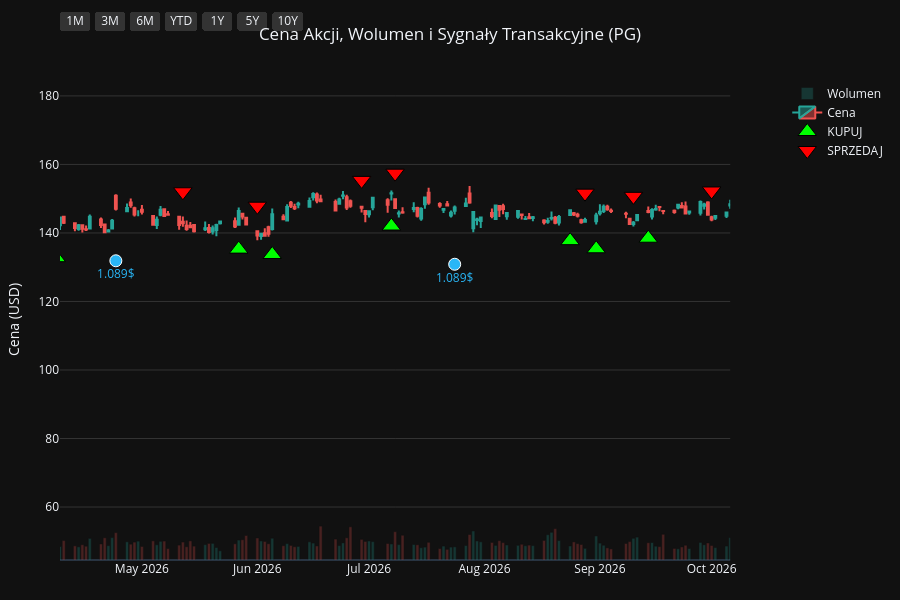
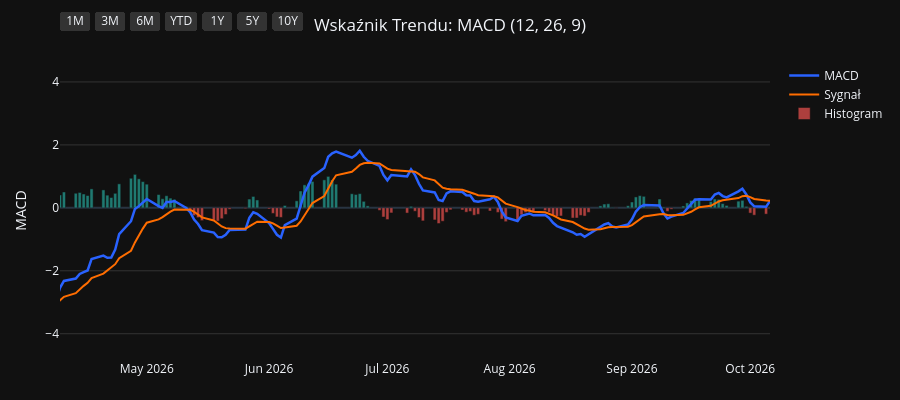
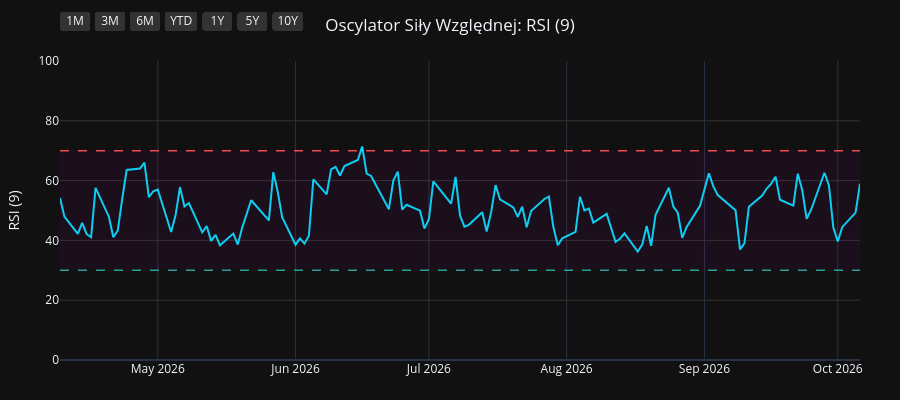
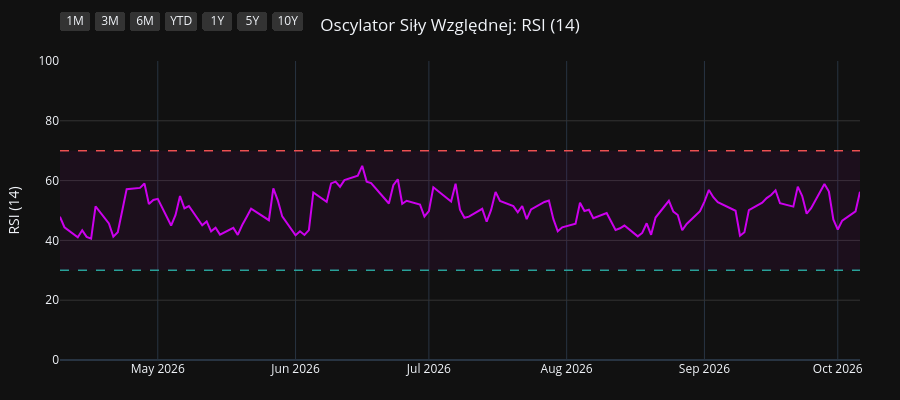

Here is the notebook cell these charts were saved with, in order:
### Code cell
import os
import yfinance as yf
import pandas as pd
import pandas_ta as ta
import plotly.graph_objects as go
from plotly.subplots import make_subplots

# 1. Pobranie i przygotowanie danych
symbol = os.environ.get("STOCK_TICKER", "").strip().upper()
if not symbol:
    raise RuntimeError("Set STOCK_TICKER before running price_extractor.ipynb")
df = yf.Ticker(symbol).history(period="10y")
df.index = df.index.tz_localize(None)

# Wskaźniki i sygnały
df.ta.macd(fast=12, slow=26, signal=9, append=True)
df.ta.rsi(length=9, append=True)
df.ta.rsi(length=14, append=True)
df.ta.rsi(length=21, append=True)
df.dropna(inplace=True)

macd = df['MACD_12_26_9']
signal = df['MACDs_12_26_9']
wczorajszy_macd = macd.shift(1)
wczorajszy_signal = signal.shift(1)

df['Decyzja'] = 'BRAK'
df.loc[(macd > signal) & (wczorajszy_macd <= wczorajszy_signal), 'Decyzja'] = 'KUPUJ'
df.loc[(macd < signal) & (wczorajszy_macd >= wczorajszy_signal), 'Decyzja'] = 'SPRZEDAJ'

df_kupuj = df[df['Decyzja'] == 'KUPUJ']
df_sprzedaj = df[df['Decyzja'] == 'SPRZEDAJ']
df_dywidendy = df[df['Dividends'] > 0]
df_splity = df[df['Stock Splits'] > 0]

# Wspólna konfiguracja osi X
konfiguracja_osi_x = dict(
    type="date",
    showspikes=True, spikemode="across", spikesnap="cursor", spikedash="dot", spikecolor="#ffffff", spikethickness=1, hoverformat="%Y-%m-%d",
    rangeselector=dict(
        buttons=list([
            dict(count=1, label="1M", step="month", stepmode="backward"),
            dict(count=3, label="3M", step="month", stepmode="backward"),
            dict(count=6, label="6M", step="month", stepmode="backward"),
            dict(count=1, label="YTD", step="year", stepmode="todate"),
            dict(count=1, label="1Y", step="year", stepmode="backward"),
            dict(count=5, label="5Y", step="year", stepmode="backward"),
            dict(step="all", label="10Y")
        ]),
        bgcolor="#333333", activecolor="#2962ff", x=0, y=1.1
    )
)

# ==========================================
# WYKRES 1: CENA + WOLUMEN + SYGNAŁY
# ==========================================
fig1 = make_subplots(specs=[[{"secondary_y": True}]])

kolory_wolumenu = ['#26a69a' if row['Close'] >= row['Open'] else '#ef5350' for index, row in df.iterrows()]
fig1.add_trace(go.Bar(x=df.index, y=df['Volume'], marker_color=kolory_wolumenu, opacity=0.25, name='Wolumen'), secondary_y=True)
fig1.add_trace(go.Candlestick(x=df.index, open=df['Open'], high=df['High'], low=df['Low'], close=df['Close'], name='Cena', increasing_line_color='#26a69a', decreasing_line_color='#ef5350'), secondary_y=False)
fig1.add_trace(go.Scatter(x=df_kupuj.index, y=df_kupuj['Low'] * 0.95, customdata=df_kupuj[['Low', 'High']], mode='markers', marker=dict(symbol='triangle-up', size=16, color='#00ff00', line=dict(width=1, color='black')), name='KUPUJ', hovertemplate='KUPUJ<br>Najniższa: %{customdata[0]:.2f}<br>Najwyższa: %{customdata[1]:.2f}<extra></extra>'), secondary_y=False)
fig1.add_trace(go.Scatter(x=df_sprzedaj.index, y=df_sprzedaj['High'] * 1.05, customdata=df_sprzedaj[['Low', 'High']], mode='markers', marker=dict(symbol='triangle-down', size=16, color='#ff0000', line=dict(width=1, color='black')), name='SPRZEDAJ', hovertemplate='SPRZEDAJ<br>Najniższa: %{customdata[0]:.2f}<br>Najwyższa: %{customdata[1]:.2f}<extra></extra>'), secondary_y=False)

if not df_dywidendy.empty:
    fig1.add_trace(go.Scatter(x=df_dywidendy.index, y=df_dywidendy['Low'] * 0.90, mode='markers+text', marker=dict(symbol='circle', size=12, color='#29b6f6', line=dict(width=1, color='white')), text=df_dywidendy['Dividends'].apply(lambda x: f"{x}$"), textposition="bottom center", name='Dywidenda', showlegend=False, hovertemplate='Dywidenda: %{text}<extra></extra>', textfont=dict(color="#29b6f6")), secondary_y=False)
if not df_splity.empty:
                    fig1.add_trace(go.Scatter(x=df_splity.index, y=df_splity['High'], mode='markers+text', marker=dict(symbol='star', size=16, color='#ffee58', line=dict(width=1, color='black')), text=df_splity['Stock Splits'].apply(lambda x: f"{x:g}:1" if x >= 1 else f"1:{1 / x:g}"), textposition="top center", name='Split', hovertemplate='%{text}<extra></extra>', textfont=dict(color="#ffee58")), secondary_y=False)

fig1.update_layout(title=dict(text=f"Cena Akcji, Wolumen i Sygnały Transakcyjne ({symbol})", x=0.5, xanchor='center'), dragmode='pan', xaxis_rangeslider_visible=False, template='plotly_dark', height=600, hovermode='x unified', margin=dict(l=60, r=40, t=60, b=40))
fig1.update_xaxes(**konfiguracja_osi_x)
fig1.update_xaxes(range=[df.index.max() - pd.Timedelta(days=180), df.index.max()])
fig1.update_yaxes(title_text="Cena (USD)", secondary_y=False, gridcolor='#333333')
fig1.update_yaxes(range=[0, df['Volume'].max() * 4], showgrid=False, showticklabels=False, secondary_y=True)
fig1.show(config={'scrollZoom': True})

# ==========================================
# WYKRES 2: WSKAŹNIK MACD
# ==========================================
fig2 = go.Figure()
fig2.add_trace(go.Scatter(x=df.index, y=df['MACD_12_26_9'], line=dict(color='#2962ff', width=2.5), name='MACD'))
fig2.add_trace(go.Scatter(x=df.index, y=df['MACDs_12_26_9'], line=dict(color='#ff6d00', width=2), name='Sygnał'))
kolory_macd = ['#26a69a' if val >= 0 else '#ef5350' for val in df['MACDh_12_26_9']]
fig2.add_trace(go.Bar(x=df.index, y=df['MACDh_12_26_9'], marker_color=kolory_macd, name='Histogram', opacity=0.7))
fig2.update_layout(title=dict(text="Wskaźnik Trendu: MACD (12, 26, 9)", x=0.5, xanchor='center'), dragmode='pan', xaxis_rangeslider_visible=False, template='plotly_dark', height=400, hovermode='x unified', margin=dict(l=60, r=40, t=60, b=40))
fig2.update_xaxes(**konfiguracja_osi_x)
fig2.update_xaxes(range=[df.index.max() - pd.Timedelta(days=180), df.index.max()])
fig2.update_yaxes(title_text="MACD", gridcolor='#333333')
fig2.show(config={'scrollZoom': True})

# ==========================================
# WYKRES 3: OSCYLATOR RSI (9)
# ==========================================
fig3 = go.Figure()
fig3.add_trace(go.Scatter(x=df.index, y=df['RSI_9'], line=dict(color='#00e5ff', width=2), name='RSI (9)'))
fig3.add_hline(y=70, line_dash="dash", line_color="#ef5350", line_width=1.5)
fig3.add_hline(y=30, line_dash="dash", line_color="#26a69a", line_width=1.5)
fig3.add_hrect(y0=30, y1=70, line_width=0, fillcolor="purple", opacity=0.1)
fig3.update_layout(title=dict(text="Oscylator Siły Względnej: RSI (9)", x=0.5, xanchor='center'), dragmode='pan', xaxis_rangeslider_visible=False, template='plotly_dark', height=400, hovermode='x unified', margin=dict(l=60, r=40, t=60, b=40))
fig3.update_xaxes(**konfiguracja_osi_x)
fig3.update_xaxes(range=[df.index.max() - pd.Timedelta(days=180), df.index.max()])
fig3.update_yaxes(title_text="RSI (9)", range=[0, 100], gridcolor='#333333')
fig3.show(config={'scrollZoom': True})

# ==========================================
# WYKRES 4: OSCYLATOR RSI (14)
# ==========================================
fig4 = go.Figure()
fig4.add_trace(go.Scatter(x=df.index, y=df['RSI_14'], line=dict(color='#d500f9', width=2), name='RSI (14)'))
fig4.add_hline(y=70, line_dash="dash", line_color="#ef5350", line_width=1.5)
fig4.add_hline(y=30, line_dash="dash", line_color="#26a69a", line_width=1.5)
fig4.add_hrect(y0=30, y1=70, line_width=0, fillcolor="purple", opacity=0.1)
fig4.update_layout(title=dict(text="Oscylator Siły Względnej: RSI (14)", x=0.5, xanchor='center'), dragmode='pan', xaxis_rangeslider_visible=False, template='plotly_dark', height=400, hovermode='x unified', margin=dict(l=60, r=40, t=60, b=40))
fig4.update_xaxes(**konfiguracja_osi_x)
fig4.update_xaxes(range=[df.index.max() - pd.Timedelta(days=180), df.index.max()])
fig4.update_yaxes(title_text="RSI (14)", range=[0, 100], gridcolor='#333333')
fig4.show(config={'scrollZoom': True})

# ==========================================
# WYKRES 5: OSCYLATOR RSI (21)
# ==========================================
fig5 = go.Figure()
fig5.add_trace(go.Scatter(x=df.index, y=df['RSI_21'], line=dict(color='#64dd17', width=2), name='RSI (21)'))
fig5.add_hline(y=70, line_dash="dash", line_color="#ef5350", line_width=1.5)
fig5.add_hline(y=30, line_dash="dash", line_color="#26a69a", line_width=1.5)
fig5.add_hrect(y0=30, y1=70, line_width=0, fillcolor="purple", opacity=0.1)
fig5.update_layout(title=dict(text="Oscylator Siły Względnej: RSI (21)", x=0.5, xanchor='center'), dragmode='pan', xaxis_rangeslider_visible=False, template='plotly_dark', height=400, hovermode='x unified', margin=dict(l=60, r=40, t=60, b=40))
fig5.update_xaxes(**konfiguracja_osi_x)
fig5.update_xaxes(range=[df.index.max() - pd.Timedelta(days=180), df.index.max()])
fig5.update_yaxes(title_text="RSI (21)", range=[0, 100], gridcolor='#333333')
fig5.show(config={'scrollZoom': True})

### Figure 1 — Plotly figure (JSON) as saved in the notebook; plotly's stock layout.template omitted (floating-point values rounded to 4 significant figures; data arrays with more than 128 entries replaced by an {"elided": "..."} marker saying what was removed)
{"data": [{"marker": {"color": {"elided": "2479 str values"}}, "name": "Wolumen", "opacity": 0.25, "type": "bar", "x": {"elided": "2479 str values"}, "xaxis": "x", "y": {"elided": "2479 int values"}, "yaxis": "y2"}, {"close": {"elided": "2479 float values"}, "decreasing": {"line": {"color": "#ef5350"}}, "high": {"elided": "2479 float values"}, "increasing": {"line": {"color": "#26a69a"}}, "low": {"elided": "2479 float values"}, "name": "Cena", "open": {"elided": "2479 float values"}, "type": "candlestick", "x": {"elided": "2479 str values"}, "xaxis": "x", "yaxis": "y"}, {"customdata": {"elided": "103x2 float values"}, "hovertemplate": "KUPUJ<br>Najniższa: %{customdata[0]:.2f}<br>Najwyższa: %{customdata[1]:.2f}<extra></extra>", "marker": {"color": "#00ff00", "line": {"color": "black", "width": 1}, "size": 16, "symbol": "triangle-up"}, "mode": "markers", "name": "KUPUJ", "type": "scatter", "x": ["2016-11-28T00:00:00", "2017-01-17T00:00:00", "2017-02-15T00:00:00", "2017-04-18T00:00:00", "2017-04-25T00:00:00", "2017-05-19T00:00:00", "2017-07-18T00:00:00", "2017-09-20T00:00:00", "2017-10-13T00:00:00", "2017-11-08T00:00:00", "2018-01-22T00:00:00", "2018-02-20T00:00:00", "2018-02-22T00:00:00", "2018-03-02T00:00:00", "2018-03-28T00:00:00", "2018-05-09T00:00:00", "2018-07-27T00:00:00", "2018-08-16T00:00:00", "2018-09-19T00:00:00", "2018-10-19T00:00:00", "2018-12-14T00:00:00", "2019-01-18T00:00:00", "2019-01-23T00:00:00", "2019-03-14T00:00:00", "2019-04-08T00:00:00", "2019-04-15T00:00:00", "2019-05-16T00:00:00", "2019-06-07T00:00:00", "2019-07-03T00:00:00", "2019-07-30T00:00:00", "2019-08-16T00:00:00", "2019-08-27T00:00:00", "2019-09-26T00:00:00", "2019-10-23T00:00:00", "2019-11-19T00:00:00", "2019-11-26T00:00:00", "2020-01-15T00:00:00", "2020-02-05T00:00:00", "2020-02-21T00:00:00", "2020-03-30T00:00:00", "2020-05-28T00:00:00", "2020-07-01T00:00:00", "2020-08-25T00:00:00", "2020-10-06T00:00:00", "2020-11-06T00:00:00", "2020-11-12T00:00:00", "2020-12-17T00:00:00", "2021-02-10T00:00:00", "2021-03-08T00:00:00", "2021-05-10T00:00:00", "2021-06-28T00:00:00", "2021-08-13T00:00:00", "2021-09-14T00:00:00", "2021-10-11T00:00:00", "2021-10-26T00:00:00", "2021-12-06T00:00:00", "2022-02-03T00:00:00", "2022-03-18T00:00:00", "2022-06-02T00:00:00", "2022-06-23T00:00:00", "2022-07-25T00:00:00", "2022-08-03T00:00:00", "2022-10-17T00:00:00", "2023-02-17T00:00:00", "2023-04-21T00:00:00", "2023-06-13T00:00:00", "2023-07-20T00:00:00", "2023-09-18T00:00:00", "2023-10-16T00:00:00", "2023-11-30T00:00:00", "2023-12-28T00:00:00", "2024-02-23T00:00:00", "2024-04-19T00:00:00", "2024-06-10T00:00:00", "2024-06-18T00:00:00", "2024-07-17T00:00:00", "2024-08-05T00:00:00", "2024-08-20T00:00:00", "2024-08-30T00:00:00", "2024-10-15T00:00:00", "2024-11-13T00:00:00", "2025-01-22T00:00:00", "2025-02-21T00:00:00", "2025-04-01T00:00:00", "2025-04-14T00:00:00", "2025-05-15T00:00:00", "2025-07-02T00:00:00", "2025-07-22T00:00:00", "2025-08-11T00:00:00", "2025-09-17T00:00:00", "2025-10-20T00:00:00", "2025-11-13T00:00:00", "2025-11-18T00:00:00", "2025-12-16T00:00:00", "2026-01-12T00:00:00", "2026-02-23T00:00:00", "2026-04-08T00:00:00", "2026-05-27T00:00:00", "2026-06-05T00:00:00", "2026-07-07T00:00:00", "2026-08-24T00:00:00", "2026-08-31T00:00:00", "2026-09-14T00:00:00"], "xaxis": "x", "y": [60.34, 61.15, 66.0, 66.39, 66.25, 63.44, 64.76, 70.02, 69.1, 65.26, 68.77, 61.42, 60.74, 59.41, 59.06, 54.85, 61.31, 63.51, 64.63, 66.05, 74.74, 71.42, 73.46, 79.02, 81.2, 82.21, 84.21, 85.12, 88.36, 94.47, 93.51, 95.25, 98.23, 97.5, 96.94, 96.36, 100.0, 101.0, 101.4, 88.71, 93.11, 96.36, 112.4, 113.2, 116.8, 115.7, 113.1, 105.6, 103.4, 112.7, 111.9, 119.2, 121.1, 118.4, 118.7, 126.3, 136.6, 125.3, 121.2, 118.1, 121.9, 120.5, 107.7, 118.4, 134.8, 125.9, 130.0, 134.8, 127.7, 132.6, 128.1, 142.4, 137.4, 148.6, 149.4, 149.7, 150.0, 151.3, 152.7, 155.6, 150.0, 148.9, 151.1, 154.0, 151.0, 145.5, 146.5, 143.0, 141.5, 146.2, 139.6, 137.2, 135.2, 134.4, 131.7, 150.0, 132.8, 135.3, 133.7, 142.0, 137.8, 135.4, 138.5], "yaxis": "y"}, {"customdata": {"elided": "103x2 float values"}, "hovertemplate": "SPRZEDAJ<br>Najniższa: %{customdata[0]:.2f}<br>Najwyższa: %{customdata[1]:.2f}<extra></extra>", "marker": {"color": "#ff0000", "line": {"color": "black", "width": 1}, "size": 16, "symbol": "triangle-down"}, "mode": "markers", "name": "SPRZEDAJ", "type": "scatter", "x": ["2017-01-10T00:00:00", "2017-02-14T00:00:00", "2017-03-02T00:00:00", "2017-04-21T00:00:00", "2017-04-26T00:00:00", "2017-06-27T00:00:00", "2017-08-23T00:00:00", "2017-09-21T00:00:00", "2017-10-20T00:00:00", "2018-01-02T00:00:00", "2018-01-23T00:00:00", "2018-02-21T00:00:00", "2018-03-01T00:00:00", "2018-03-22T00:00:00", "2018-04-19T00:00:00", "2018-07-19T00:00:00", "2018-08-10T00:00:00", "2018-08-23T00:00:00", "2018-09-25T00:00:00", "2018-11-20T00:00:00", "2018-12-17T00:00:00", "2019-01-22T00:00:00", "2019-02-25T00:00:00", "2019-04-04T00:00:00", "2019-04-10T00:00:00", "2019-04-23T00:00:00", "2019-05-22T00:00:00", "2019-06-27T00:00:00", "2019-07-23T00:00:00", "2019-08-05T00:00:00", "2019-08-23T00:00:00", "2019-09-10T00:00:00", "2019-10-02T00:00:00", "2019-11-05T00:00:00", "2019-11-22T00:00:00", "2019-12-23T00:00:00", "2020-01-31T00:00:00", "2020-02-11T00:00:00", "2020-02-24T00:00:00", "2020-04-29T00:00:00", "2020-06-24T00:00:00", "2020-08-19T00:00:00", "2020-08-26T00:00:00", "2020-10-22T00:00:00", "2020-11-09T00:00:00", "2020-11-18T00:00:00", "2021-01-13T00:00:00", "2021-02-26T00:00:00", "2021-04-14T00:00:00", "2021-05-27T00:00:00", "2021-08-11T00:00:00", "2021-08-23T00:00:00", "2021-09-16T00:00:00", "2021-10-21T00:00:00", "2021-11-30T00:00:00", "2022-01-06T00:00:00", "2022-02-07T00:00:00", "2022-05-02T00:00:00", "2022-06-09T00:00:00", "2022-07-20T00:00:00", "2022-07-29T00:00:00", "2022-08-24T00:00:00", "2022-12-15T00:00:00", "2023-04-18T00:00:00", "2023-05-04T00:00:00", "2023-07-11T00:00:00", "2023-08-14T00:00:00", "2023-09-20T00:00:00", "2023-11-20T00:00:00", "2023-12-05T00:00:00", "2024-02-12T00:00:00", "2024-02-26T00:00:00", "2024-05-23T00:00:00", "2024-06-12T00:00:00", "2024-06-25T00:00:00", "2024-07-30T00:00:00", "2024-08-15T00:00:00", "2024-08-28T00:00:00", "2024-09-18T00:00:00", "2024-10-23T00:00:00", "2024-12-09T00:00:00", "2025-02-18T00:00:00", "2025-03-12T00:00:00", "2025-04-04T00:00:00", "2025-04-24T00:00:00", "2025-06-06T00:00:00", "2025-07-09T00:00:00", "2025-07-31T00:00:00", "2025-09-15T00:00:00", "2025-09-18T00:00:00", "2025-11-04T00:00:00", "2025-11-17T00:00:00", "2025-12-04T00:00:00", "2026-01-05T00:00:00", "2026-02-19T00:00:00", "2026-03-03T00:00:00", "2026-05-12T00:00:00", "2026-06-01T00:00:00", "2026-06-29T00:00:00", "2026-07-08T00:00:00", "2026-08-28T00:00:00", "2026-09-10T00:00:00", "2026-10-01T00:00:00"], "xaxis": "x", "y": [68.04, 71.65, 74.39, 73.07, 73.66, 73.13, 76.43, 77.95, 74.76, 76.4, 75.54, 68.5, 66.39, 64.91, 63.99, 67.53, 69.72, 71.29, 71.98, 80.69, 83.02, 79.56, 87.1, 89.89, 91.05, 90.91, 93.48, 96.29, 102.0, 102.2, 105.6, 106.5, 108.7, 105.8, 106.7, 111.3, 113.0, 112.4, 112.6, 105.7, 105.7, 122.9, 125.6, 129.4, 133.2, 128.8, 125.1, 115.7, 123.8, 126.9, 132.3, 134.2, 134.1, 131.2, 138.0, 153.5, 151.6, 152.2, 138.0, 135.5, 134.7, 139.2, 144.7, 145.3, 151.0, 143.7, 152.8, 150.2, 147.5, 149.0, 154.9, 158.4, 166.2, 165.8, 167.0, 161.5, 168.8, 170.3, 175.0, 170.3, 173.9, 166.9, 173.0, 174.8, 163.1, 167.4, 160.3, 155.0, 161.7, 162.2, 153.6, 152.0, 151.4, 145.2, 165.5, 167.8, 152.0, 147.8, 155.3, 157.4, 151.6, 150.7, 152.2], "yaxis": "y"}, {"hovertemplate": "Dywidenda: %{text}<extra></extra>", "marker": {"color": "#29b6f6", "line": {"color": "white", "width": 1}, "size": 12, "symbol": "circle"}, "mode": "markers+text", "name": "Dywidenda", "showlegend": false, "text": ["0.67$", "0.69$", "0.69$", "0.69$", "0.69$", "0.717$", "0.717$", "0.717$", "0.717$", "0.746$", "0.746$", "0.746$", "0.746$", "0.791$", "0.791$", "0.791$", "0.791$", "0.87$", "0.87$", "0.87$", "0.87$", "0.913$", "0.913$", "0.913$", "0.913$", "0.941$", "0.941$", "0.941$", "0.941$", "1.007$", "1.007$", "1.007$", "1.007$", "1.057$", "1.057$", "1.057$", "1.057$", "1.089$", "1.089$"], "textfont": {"color": "#29b6f6"}, "textposition": "bottom center", "type": "scatter", "x": ["2017-01-18T00:00:00", "2017-04-19T00:00:00", "2017-07-19T00:00:00", "2017-10-19T00:00:00", "2018-01-18T00:00:00", "2018-04-19T00:00:00", "2018-07-19T00:00:00", "2018-10-18T00:00:00", "2019-01-17T00:00:00", "2019-04-17T00:00:00", "2019-07-18T00:00:00", "2019-10-17T00:00:00", "2020-01-23T00:00:00", "2020-04-23T00:00:00", "2020-07-23T00:00:00", "2020-10-22T00:00:00", "2021-01-21T00:00:00", "2021-04-22T00:00:00", "2021-07-22T00:00:00", "2021-10-21T00:00:00", "2022-01-20T00:00:00", "2022-04-21T00:00:00", "2022-07-21T00:00:00", "2022-10-20T00:00:00", "2023-01-19T00:00:00", "2023-04-20T00:00:00", "2023-07-20T00:00:00", "2023-10-19T00:00:00", "2024-01-18T00:00:00", "2024-04-18T00:00:00", "2024-07-19T00:00:00", "2024-10-18T00:00:00", "2025-01-24T00:00:00", "2025-04-21T00:00:00", "2025-07-18T00:00:00", "2025-10-24T00:00:00", "2026-01-23T00:00:00", "2026-04-24T00:00:00", "2026-07-24T00:00:00"], "xaxis": "x", "y": [58.89, 62.78, 61.93, 64.92, 64.36, 53.75, 56.93, 58.99, 67.15, 78.85, 86.48, 88.36, 94.3, 90.63, 97.04, 109.6, 102.0, 105.4, 108.2, 110.8, 128.2, 130.8, 112.6, 103.4, 116.8, 124.3, 123.2, 123.2, 123.7, 132.2, 142.5, 144.5, 140.8, 142.7, 134.3, 133.4, 132.8, 131.9, 130.9], "yaxis": "y"}], "layout": {"dragmode": "pan", "height": 600, "hovermode": "x unified", "margin": {"b": 40, "l": 60, "r": 40, "t": 60}, "title": {"text": "Cena Akcji, Wolumen i Sygnały Transakcyjne (PG)", "x": 0.5, "xanchor": "center"}, "xaxis": {"anchor": "y", "domain": [0.0, 0.94], "hoverformat": "%Y-%m-%d", "range": ["2026-04-09T00:00:00", "2026-10-06T00:00:00"], "rangeselector": {"activecolor": "#2962ff", "bgcolor": "#333333", "buttons": [{"count": 1, "label": "1M", "step": "month", "stepmode": "backward"}, {"count": 3, "label": "3M", "step": "month", "stepmode": "backward"}, {"count": 6, "label": "6M", "step": "month", "stepmode": "backward"}, {"count": 1, "label": "YTD", "step": "year", "stepmode": "todate"}, {"count": 1, "label": "1Y", "step": "year", "stepmode": "backward"}, {"count": 5, "label": "5Y", "step": "year", "stepmode": "backward"}, {"label": "10Y", "step": "all"}], "x": 0, "y": 1.1}, "rangeslider": {"visible": false}, "showspikes": true, "spikecolor": "#ffffff", "spikedash": "dot", "spikemode": "across", "spikesnap": "cursor", "spikethickness": 1, "type": "date"}, "yaxis": {"anchor": "x", "domain": [0.0, 1.0], "gridcolor": "#333333", "title": {"text": "Cena (USD)"}}, "yaxis2": {"anchor": "x", "overlaying": "y", "range": [0, 242483600], "showgrid": false, "showticklabels": false, "side": "right"}}}

### Figure 2 — Plotly figure (JSON) as saved in the notebook; plotly's stock layout.template omitted (floating-point values rounded to 4 significant figures; data arrays with more than 128 entries replaced by an {"elided": "..."} marker saying what was removed)
{"data": [{"line": {"color": "#2962ff", "width": 2.5}, "name": "MACD", "type": "scatter", "x": {"elided": "2479 str values"}, "y": {"elided": "2479 float values"}}, {"line": {"color": "#ff6d00", "width": 2}, "name": "Sygnał", "type": "scatter", "x": {"elided": "2479 str values"}, "y": {"elided": "2479 float values"}}, {"marker": {"color": {"elided": "2479 str values"}}, "name": "Histogram", "opacity": 0.7, "type": "bar", "x": {"elided": "2479 str values"}, "y": {"elided": "2479 float values"}}], "layout": {"dragmode": "pan", "height": 400, "hovermode": "x unified", "margin": {"b": 40, "l": 60, "r": 40, "t": 60}, "title": {"text": "Wskaźnik Trendu: MACD (12, 26, 9)", "x": 0.5, "xanchor": "center"}, "xaxis": {"hoverformat": "%Y-%m-%d", "range": ["2026-04-09T00:00:00", "2026-10-06T00:00:00"], "rangeselector": {"activecolor": "#2962ff", "bgcolor": "#333333", "buttons": [{"count": 1, "label": "1M", "step": "month", "stepmode": "backward"}, {"count": 3, "label": "3M", "step": "month", "stepmode": "backward"}, {"count": 6, "label": "6M", "step": "month", "stepmode": "backward"}, {"count": 1, "label": "YTD", "step": "year", "stepmode": "todate"}, {"count": 1, "label": "1Y", "step": "year", "stepmode": "backward"}, {"count": 5, "label": "5Y", "step": "year", "stepmode": "backward"}, {"label": "10Y", "step": "all"}], "x": 0, "y": 1.1}, "rangeslider": {"visible": false}, "showspikes": true, "spikecolor": "#ffffff", "spikedash": "dot", "spikemode": "across", "spikesnap": "cursor", "spikethickness": 1, "type": "date"}, "yaxis": {"gridcolor": "#333333", "title": {"text": "MACD"}}}}

### Figure 3 — Plotly figure (JSON) as saved in the notebook; plotly's stock layout.template omitted (floating-point values rounded to 4 significant figures; data arrays with more than 128 entries replaced by an {"elided": "..."} marker saying what was removed)
{"data": [{"line": {"color": "#00e5ff", "width": 2}, "name": "RSI (9)", "type": "scatter", "x": {"elided": "2479 str values"}, "y": {"elided": "2479 float values"}}], "layout": {"dragmode": "pan", "height": 400, "hovermode": "x unified", "margin": {"b": 40, "l": 60, "r": 40, "t": 60}, "shapes": [{"line": {"color": "#ef5350", "dash": "dash", "width": 1.5}, "type": "line", "x0": 0, "x1": 1, "xref": "x domain", "y0": 70, "y1": 70, "yref": "y"}, {"line": {"color": "#26a69a", "dash": "dash", "width": 1.5}, "type": "line", "x0": 0, "x1": 1, "xref": "x domain", "y0": 30, "y1": 30, "yref": "y"}, {"fillcolor": "purple", "line": {"width": 0}, "opacity": 0.1, "type": "rect", "x0": 0, "x1": 1, "xref": "x domain", "y0": 30, "y1": 70, "yref": "y"}], "title": {"text": "Oscylator Siły Względnej: RSI (9)", "x": 0.5, "xanchor": "center"}, "xaxis": {"hoverformat": "%Y-%m-%d", "range": ["2026-04-09T00:00:00", "2026-10-06T00:00:00"], "rangeselector": {"activecolor": "#2962ff", "bgcolor": "#333333", "buttons": [{"count": 1, "label": "1M", "step": "month", "stepmode": "backward"}, {"count": 3, "label": "3M", "step": "month", "stepmode": "backward"}, {"count": 6, "label": "6M", "step": "month", "stepmode": "backward"}, {"count": 1, "label": "YTD", "step": "year", "stepmode": "todate"}, {"count": 1, "label": "1Y", "step": "year", "stepmode": "backward"}, {"count": 5, "label": "5Y", "step": "year", "stepmode": "backward"}, {"label": "10Y", "step": "all"}], "x": 0, "y": 1.1}, "rangeslider": {"visible": false}, "showspikes": true, "spikecolor": "#ffffff", "spikedash": "dot", "spikemode": "across", "spikesnap": "cursor", "spikethickness": 1, "type": "date"}, "yaxis": {"gridcolor": "#333333", "range": [0, 100], "title": {"text": "RSI (9)"}}}}

### Figure 4 — Plotly figure (JSON) as saved in the notebook; plotly's stock layout.template omitted (floating-point values rounded to 4 significant figures; data arrays with more than 128 entries replaced by an {"elided": "..."} marker saying what was removed)
{"data": [{"line": {"color": "#d500f9", "width": 2}, "name": "RSI (14)", "type": "scatter", "x": {"elided": "2479 str values"}, "y": {"elided": "2479 float values"}}], "layout": {"dragmode": "pan", "height": 400, "hovermode": "x unified", "margin": {"b": 40, "l": 60, "r": 40, "t": 60}, "shapes": [{"line": {"color": "#ef5350", "dash": "dash", "width": 1.5}, "type": "line", "x0": 0, "x1": 1, "xref": "x domain", "y0": 70, "y1": 70, "yref": "y"}, {"line": {"color": "#26a69a", "dash": "dash", "width": 1.5}, "type": "line", "x0": 0, "x1": 1, "xref": "x domain", "y0": 30, "y1": 30, "yref": "y"}, {"fillcolor": "purple", "line": {"width": 0}, "opacity": 0.1, "type": "rect", "x0": 0, "x1": 1, "xref": "x domain", "y0": 30, "y1": 70, "yref": "y"}], "title": {"text": "Oscylator Siły Względnej: RSI (14)", "x": 0.5, "xanchor": "center"}, "xaxis": {"hoverformat": "%Y-%m-%d", "range": ["2026-04-09T00:00:00", "2026-10-06T00:00:00"], "rangeselector": {"activecolor": "#2962ff", "bgcolor": "#333333", "buttons": [{"count": 1, "label": "1M", "step": "month", "stepmode": "backward"}, {"count": 3, "label": "3M", "step": "month", "stepmode": "backward"}, {"count": 6, "label": "6M", "step": "month", "stepmode": "backward"}, {"count": 1, "label": "YTD", "step": "year", "stepmode": "todate"}, {"count": 1, "label": "1Y", "step": "year", "stepmode": "backward"}, {"count": 5, "label": "5Y", "step": "year", "stepmode": "backward"}, {"label": "10Y", "step": "all"}], "x": 0, "y": 1.1}, "rangeslider": {"visible": false}, "showspikes": true, "spikecolor": "#ffffff", "spikedash": "dot", "spikemode": "across", "spikesnap": "cursor", "spikethickness": 1, "type": "date"}, "yaxis": {"gridcolor": "#333333", "range": [0, 100], "title": {"text": "RSI (14)"}}}}
